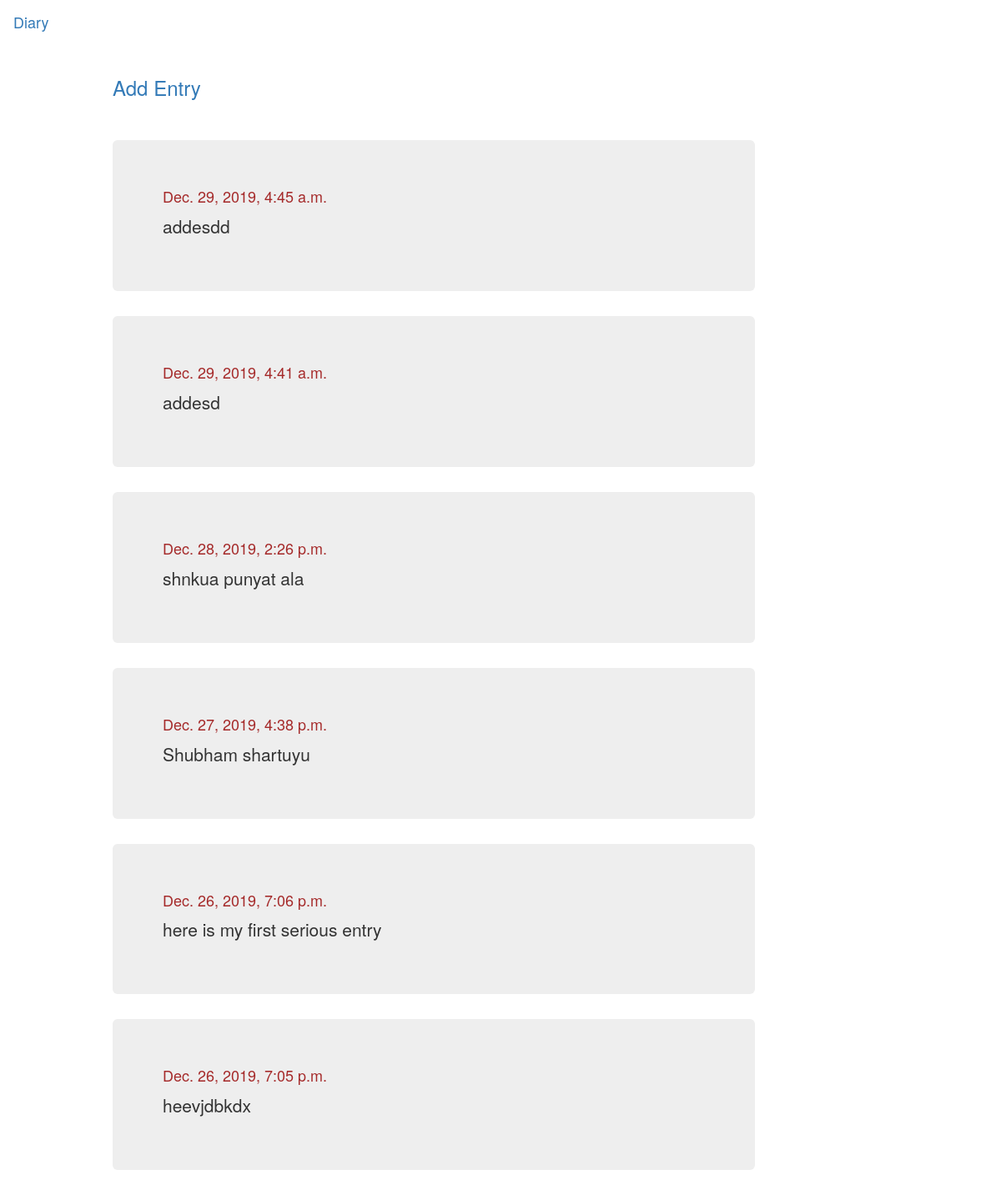
The page / on the database its author committed.
### diary/models.py (models this page shows, shortened)
class Entry(models.Model):
	text=models.TextField()
	post_date= models.DateTimeField(auto_now_add = True)

### diary/views.py (the view)
# urls.py: path('', views.home, name='home'),
def home(request):
	entries =Entry.objects.order_by('-post_date')
	context={ 'entries' : entries}
	return render(request, 'home.html', context)

### templates/home.html (shortened to what this page needs)
<!DOCTYPE html>
<html lang="en">
<head>
    <link rel="stylesheet" href="https://cdnjs.cloudflare.com/ajax/libs/bulma/0.6.2/css/bulma.min.css" />
        <link rel="stylesheet" href="https://maxcdn.bootstrapcdn.com/bootstrap/3.4.1/css/bootstrap.min.css">
</head>
<body>
<nav class="navbar navbar-expand-sm bg-dark navbar-dark">
  <a class="navbar-brand" href="">Diary</a>
</nav>
<section>
    <div class='container'>
        <h3><a href="add/"> Add Entry</a> </h3>
        <br> <br>
        <div class='row'>
            {% for entry in entries %}
            <div class='col-12 col-lg-10 col-md-10 col-sm-10'>
                <div class='jumbotron'>
                    <h4 style=color:brown>
                     {{ entry.post_date }}
                    </h4>
                     <p>
                        {{ entry.text }}
                    </p>
                </div>
            </div>
            {% endfor %}
        </div>
    </div>
</section>
</body>
</html>

### rows shown on the page
Entry: post_date "Dec. 29, 2019, 4:45 a.m.", text "addesdd"
Entry: post_date "Dec. 29, 2019, 4:41 a.m.", text "addesd"
Entry: post_date "Dec. 28, 2019, 2:26 p.m.", text "shnkua punyat ala"
Entry: post_date "Dec. 27, 2019, 4:38 p.m.", text "Shubham shartuyu"
Entry: post_date "Dec. 26, 2019, 7:06 p.m.", text "here is my first serious entry"
Entry: post_date "Dec. 26, 2019, 7:05 p.m.", text "heevjdbkdx"
